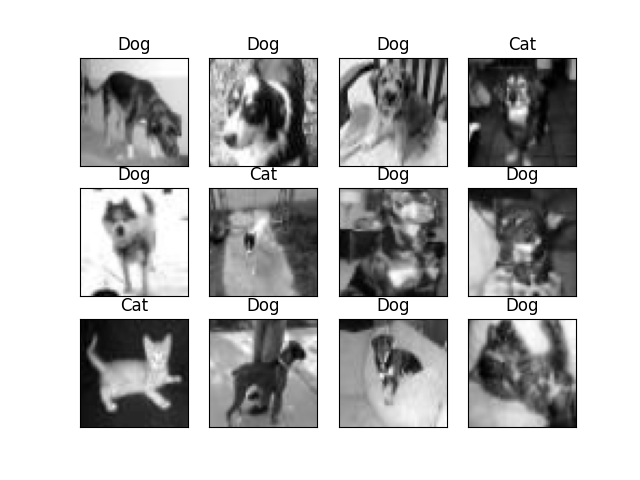

Recreate this plot in Python.
from sklearn.model_selection import train_test_split
from imutils import paths
import matplotlib
matplotlib.use('Agg')
import matplotlib.pyplot as plt
import numpy as np
from random import shuffle
import argparse
import cv2
import pickle
import os
import tensorflow as tf

SIZE = 50

imagePaths = sorted(list(paths.list_images("dogs-cats-mini")))

def label_img(img):
    word_label = img.split('.')[-3]
    word_label = word_label[-3:]

    if word_label == 'cat': return [1,0]

    elif word_label == 'dog': return [0,1]

def create_train_data():
    training_data = []
    for path in imagePaths:
        label = label_img(path[15:])
        img = cv2.imread(path,cv2.IMREAD_GRAYSCALE)
        img = cv2.resize(img, (SIZE, SIZE))
        training_data.append([np.array(img),np.array(label)])
    shuffle(training_data)
    # np.save('train_data.npy', training_data)
    return training_data

train_data = create_train_data()

train, test = train_test_split(train_data, train_size=0.9)

import tflearn
from tflearn.layers.conv import conv_2d, max_pool_2d
from tflearn.layers.core import input_data, dropout, fully_connected
from tflearn.layers.estimator import regression

# convnet = input_data(shape=[None, SIZE, SIZE, 1], name='input')
#
# convnet = conv_2d(convnet, 32, 5, activation='relu')
# convnet = max_pool_2d(convnet, 5)
#
# convnet = conv_2d(convnet, 64, 5, activation='relu')
# convnet = max_pool_2d(convnet, 5)
#
# convnet = conv_2d(convnet, 128, 5, activation='relu')
# convnet = max_pool_2d(convnet, 5)
#
# convnet = conv_2d(convnet, 64, 5, activation='relu')
# convnet = max_pool_2d(convnet, 5)
#
# convnet = conv_2d(convnet, 32, 5, activation='relu')
# convnet = max_pool_2d(convnet, 5)
#
# convnet = fully_connected(convnet, 1024, activation='relu')
# convnet = dropout(convnet, 0.8)
#
# convnet = fully_connected(convnet, 2, activation='softmax')
# convnet = regression(convnet, optimizer='adam', learning_rate=0.001, loss='categorical_crossentropy', name='targets')
#
# model = tflearn.DNN(convnet)

from keras.models import Sequential
from keras.layers import Conv2D, MaxPooling2D, Flatten, Dense, Dropout

model = Sequential()
model.add(Conv2D(32, (5, 5), input_shape=(SIZE, SIZE, 1), activation='relu'))
model.add(MaxPooling2D(pool_size=(5, 5)))
model.add(Conv2D(64, (5, 5), activation='relu'))
model.add(MaxPooling2D(pool_size=(5, 5)))
model.add(Conv2D(128, (5, 5), activation='relu'))
model.add(MaxPooling2D(pool_size=(5, 5)))
model.add(Conv2D(64, (5, 5), activation='relu'))
model.add(MaxPooling2D(pool_size=(5, 5)))
model.add(Conv2D(32, (5, 5), activation='relu'))
model.add(MaxPooling2D(pool_size=(5, 5)))
model.add(Flatten())
model.add(Dense(1024, activation='relu'))
model.add(Dropout(0.8))
model.add(Dense(2, activation='softmax'))

model.compile(optimizer='adam', loss='categorical_crossentropy', metrics=['accuracy'])

X = np.array([i[0] for i in train]).reshape(-1, SIZE, SIZE,1)
Y = [i[1] for i in train]

test_x = np.array([i[0] for i in test]).reshape(-1, SIZE, SIZE,1)
test_y = [i[1] for i in test]

history = model.fit(X, Y, n_epoch=1, validation_set=(test_x, test_y), batch_size=32)

# from sklearn.metrics import accuracy_score
# predictions_train = model.predict(X)
# predictions_train = np.argmax(predictions_train, axis=1)
# train_acc = accuracy_score(predictions_train, Y)
# print("Train acc:", train_acc)

# plt.plot(history.history['loss'])
# plt.plot(history.history['val_loss'])
# plt.title('model loss')
# plt.ylabel('loss')
# plt.xlabel('epoch')
# plt.legend(['train', 'val'], loc='upper left')
# plt.savefig("adam_relu.png")
# plt.show()

import matplotlib
matplotlib.use('TkAgg')

fig = plt.figure()
for num, data in enumerate(test[:12]):
    img_num = data[1]
    img_data = data[0]

    y = fig.add_subplot(3, 4, num + 1)
    orig = img_data
    data = img_data.reshape(SIZE, SIZE, 1)
    # model_out = model.predict([data])[0]
    model_out = model.predict([data])[0]

    if np.argmax(model_out) == 1:
        str_label = 'Dog'
    else:
        str_label = 'Cat'

    y.imshow(orig, cmap='gray')
    plt.title(str_label)
    y.axes.get_xaxis().set_visible(False)
    y.axes.get_yaxis().set_visible(False)
plt.show()
